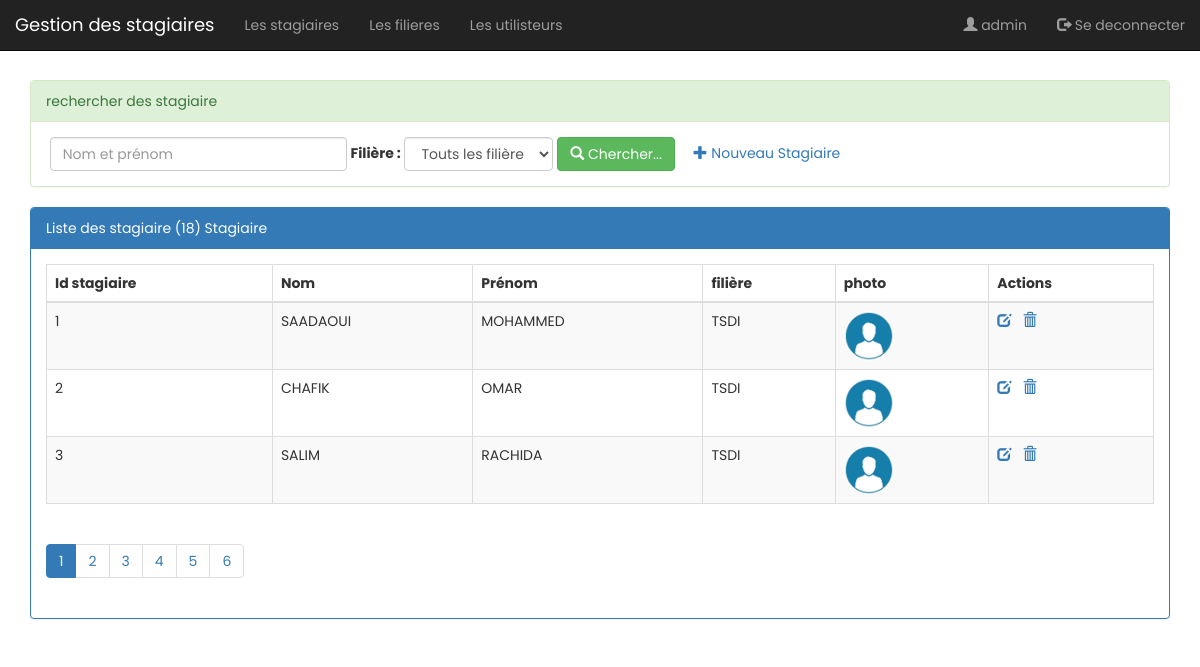
Screenshot of /stagiaire/stagiaires.php (signed in) with the database file from the repository.
### tables this page shows
CREATE TABLE `stagiaire` (
  `idStagiaires` int(4) NOT NULL,
  `nom` varchar(50) DEFAULT NULL,
  `prenom` varchar(50) DEFAULT NULL,
  `civilite` varchar(1) DEFAULT NULL,
  `photo` varchar(100) DEFAULT NULL,
  `idFiliere` int(4) DEFAULT NULL
);

CREATE TABLE `filiere` (
  `idFiliere` int(4) NOT NULL,
  `nomFiliere` varchar(50) DEFAULT NULL,
  `niveau` varchar(50) DEFAULT NULL
);

### stagiaire/stagiaires.php (the view, shortened to what this page needs)
<?php
  require_once('../connexiondb/connexiondb.php');
  $nomPrenom = isset($_GET['nomPrenom']) ? $_GET['nomPrenom'] : "";
  $idfiliere = isset($_GET['idfiliere']) ? $_GET['idfiliere'] : 0;
  $size = isset($_GET['size']) ? $_GET['size'] : 3;
  $page = isset($_GET['page']) ? $_GET['page'] : 1;
  $offset = ($page-1) * $size;
  if ($idfiliere == 0) {
    $requeteStagiaire = "select idStagiaires,nom,prenom,nomFiliere,photo,civilite
              from filiere as f, stagiaire as s
              where f.idFiliere = s.idFiliere
              and (nom like '%$nomPrenom%' or prenom like '%$nomPrenom%')
              order by idStagiaires asc
              limit $size
              offset $offset";
    $requeteCount = "select count(*) countS from stagiaire
                     where nom like '%$nomPrenom%' or prenom like '%$nomPrenom%'";
  }
  $resultatStagiaire = $pdo->query($requeteStagiaire);
  $resultatCount = $pdo->query($requeteCount);
  $tabCount = $resultatCount->fetch();
  $nbrStagiaire = $tabCount['countS'];
  $reste = $nbrStagiaire % $size;
  if ($reste === 0) {
    $nbrPage = $nbrStagiaire / $size;
  } else {
    $nbrPage = floor($nbrStagiaire / $size) +1;
  }
  ?>
<!DOCTYPE html>
<html lang="en">
<head>
    <?php include("../layout/_HEAD.php"); ?>
</head>
<body>
  <?php include("../menu/menu.php"); ?>
  <div class="container">
    <div class="panel panel-success margetop80">
      <div class="panel-heading">rechercher des stagiaire</div>
      <div class="panel-body">
        <form action="stagiaires.php" method="get" class="form-inline">
          <div class="form-group">
            <input type="text" name="nomPrenom" placeholder="Nom et prénom" value="<?php echo $nomPrenom; ?>" class="form-control">
          </div>
          <label for="idfiliere">Filière :</label>
          <select name="idfiliere" class="form-control" id="idfiliere" onchange="this.form.submit()">
            <option value=0 >Touts les filière</option>
          </select>
          <button type="submit" class="btn btn-success">
            <span class="glyphicon glyphicon-search"></span>
            Chercher...
          </button>
          <?php if($_SESSION['user']['role'] == 'ADMIN') { ?>
            <a href="nouveauStagiaire.php">
              <span class="glyphicon glyphicon-plus"></span>
              Nouveau Stagiaire
            </a>
          <?php } ?>
        </form>
      </div>
    </div>
    <div class="panel panel-primary">
      <div class="panel-heading">Liste des stagiaire (<?php echo $nbrStagiaire ?>) Stagiaire</div>
      <div class="panel-body">
        <table class="table table-striped table-bordered">
          <thead>
            <tr>
              <th>Id stagiaire</th>
              <th>Nom </th>
              <th>Prénom </th>
              <th>filière</th>
              <th>photo</th>
              <?php if($_SESSION['user']['role'] == 'ADMIN') { ?>
                <th>Actions</th>
              <?php } ?>
            </tr>
          </thead>
          <tbody>
            <?php while ($stagiaire = $resultatStagiaire->fetch()) { ?>
              <tr>
                <td> <?php echo $stagiaire['idStagiaires'] ?> </td>
                <td> <?php echo $stagiaire['nom'] ?> </td>
                <td> <?php echo $stagiaire['prenom'] ?> </td>
                <td> <?php echo $stagiaire['nomFiliere'] ?> </td>
                <td>
                  <img  src="../images/<?php echo $stagiaire['photo'] ?>"
                  width="50px" height="50px" class="img-circle">
                </td>
                <?php if($_SESSION['user']['role'] == 'ADMIN') { ?>
                  <td>
                    <a href="editStagiaire.php?idS=<?php echo $stagiaire['idStagiaires'] ?>">
                      <span class="glyphicon glyphicon-edit"></span>
                    </a>
                    <a onclick="return confirm('Etes vous sur do vouloir supprimer le stagiaire')"
                        href="supprimerStagiaire.php?idS=<?php echo $stagiaire['idStagiaires'] ?>">
                      <span class="glyphicon glyphicon-trash"></span>
                    </a>
                  </td>
                <?php } ?>
              </tr>
            <?php } ?>
          </tbody>
        </table>
        <div>
          <ul class="pagination">
            <?php for($i = 1; $i <= $nbrPage; $i++) {  ?>
              <li class="<?php if($i == $page) echo 'active' ?>">
                <a href="stagiaires.php?page=<?php echo $i; ?>&nomPrenom=<?php echo $nomPrenom ?>&idfiliere=<?php echo $idfiliere?>">
                <?php echo $i; ?>
                </a>
              </li>
            <?php } ?>
          </ul>
        </div>
      </div>
    </div>
  </div>
</body>
</html>

### layout/_HEAD.php (shortened to what this page needs)
<link rel="stylesheet" type="text/css" href="../css/bootstrap.min.css">
<link rel="stylesheet" type="text/css" href="../css/monstyle.css">

### menu/menu.php (shortened to what this page needs)
<nav class="navbar navbar-inverse navbar-fixed-top">
  <div class="container-fluid">
    <div class="navbar-header">
        <a href="../index.php" class="navbar-brand">Gestion des stagiaires</a>
    </div>
    <ul class="nav navbar-nav">
      <li><a href="../stagiaire/stagiaires.php">Les stagiaires</a></li>
      <li><a href="../filiere/filieres.php">Les filieres</a></li>
      <?php if($_SESSION['user']['role'] == 'ADMIN') { ?>
        <li><a href="../utilisateurs/utilisateur.php">Les utilisteurs</a></li>
      <?php } ?>
    </ul>
    <ul class="nav navbar-nav navbar-right">
      <li>
        <a href="../profile/editerUtilisateur.php?id=<?php echo $_SESSION['user']['iduser'] ?>">
          <i class="glyphicon glyphicon-user"></i>&nbsp;<?php echo $_SESSION['user']['login']  ?>
        </a>
      </li>
      <li>
        <a href="../login/seDeconnecter.php">
          <i class="glyphicon glyphicon-log-out"></i>&nbsp;Se deconnecter
        </a>
      </li>
    </ul>
  </div>
</nav>

### css/monstyle.css (style rules this page uses)
.margetop80 { margin-top: 80px; }

### layout/_HEAD.php (style rules this page uses)
body { font-family: 'Poppins'; }

### rows the page displays
stagiaire: idStagiaires "1", nom "SAADAOUI", prenom "MOHAMMED", idFiliere.nomFiliere "TSDI", photo (picture)
stagiaire: idStagiaires "2", nom "CHAFIK", prenom "OMAR", idFiliere.nomFiliere "TSDI", photo (picture)
stagiaire: idStagiaires "3", nom "SALIM", prenom "RACHIDA", idFiliere.nomFiliere "TSDI", photo (picture)

### other values shown
$_SESSION['user']['login'] "admin"
$nbrStagiaire "18"
